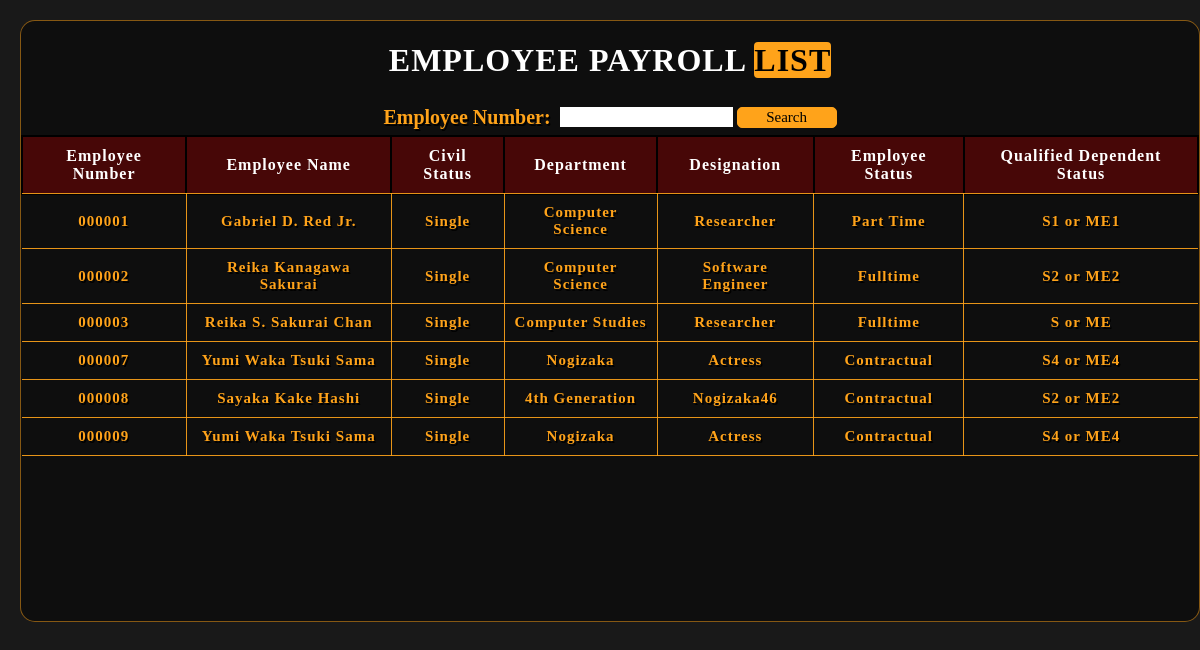
Screenshot of /payrolltable.php with the database file from the repository.
### tables this page shows
CREATE TABLE `personal_info` (
  `emp_id` int(11) NOT NULL,
  `emp_num` varchar(50) NOT NULL,
  `fname` varchar(100) NOT NULL,
  `mname` varchar(50) NOT NULL,
  `lname` varchar(50) NOT NULL,
  `suffix` varchar(20) NOT NULL,
  `bday` date NOT NULL,
  `gender` varchar(20) NOT NULL,
  `nation` varchar(30) NOT NULL,
  `civil` varchar(30) NOT NULL,
  `department` varchar(50) NOT NULL,
  `designation` varchar(50) NOT NULL,
  `quadep` varchar(10) NOT NULL,
  `empstatus` varchar(20) NOT NULL,
  `pdate` date NOT NULL,
  `contactnum` varchar(30) NOT NULL,
  `email` varchar(100) NOT NULL,
  `othsoc` varchar(100) NOT NULL,
  `idnum` varchar(100) NOT NULL,
  `addline1` text NOT NULL,
  `addline2` text NOT NULL,
  `municipality` varchar(100) NOT NULL,
  `country` varchar(30) NOT NULL,
  `sprovince` varchar(100) NOT NULL,
  `zip` int(11) NOT NULL,
  `picpath` text NOT NULL,
  `picfilename` mediumtext NOT NULL
);

### payrolltable.php (the view, shortened to what this page needs)
<?php
	$con = OpenCon();
	if(isset($_GET['empnum'])){
		$emp=$_GET['empnum'];
		$sql = "select emp_id,emp_num,fname,mname,lname,suffix,civil,department,designation,empstatus,quadep from personal_info where emp_num='$emp'";
		$result = mysqli_query($con, $sql);
	}
	else{
		$sql = "select emp_id,emp_num,fname,mname,lname,suffix,civil,department,designation,empstatus,quadep from personal_info;";
		$result = mysqli_query($con, $sql);
	}
?>
<!DOCTYPE html>
<html>
	<head>
		<link href="styles/tablestyle.css?v=<?php echo time(); ?>" rel="stylesheet" type="text/css" />
	</head>
	<body></br></br></br>
			<div id="main">
			<h1>EMPLOYEE PAYROLL <span>LIST</span></h1>
			<div class="sea">
			<form method="POST">
			<label for="search" class="lp">Employee Number:</label>
			<input type="text" name="empsearch" id="empsearch" class="ttbox" value="">
			<input type="submit" name="ser" id="ser" class="arbut" value="Search"></div>
			<table>
				<thead>
				<tr>
					<th>Employee Number</th>
					<th>Employee Name</th>
					<th>Civil Status</th>
					<th>Department</th>
					<th>Designation</th>
					<th>Employee Status</th>
					<th>Qualified Dependent Status</th>
				<tr>
				<thead>
					<?php  if(mysqli_num_rows($result)>0){
							while($row = mysqli_fetch_assoc($result)){
					?>
				<tbody>
								<tr row_id="<?php echo $row['emp_id']; ?>">
									<td style="border-left:none;"><?php echo $row['emp_num']; ?></td>
									<td><?php echo $row['fname']; ?> <?php echo $row['mname']; ?> <?php echo $row['lname']; ?> <?php echo $row['suffix'];?></td>
									<td><?php echo $row['civil']; ?></td>
									<td><?php echo $row['department']; ?></td>
									<td><?php echo $row['designation']; ?></td>
									<td><?php echo $row['empstatus']; ?></td>
									<td style="border-right:none;"><?php echo $row['quadep']; ?></td>
								</tr>
				</tbody>
					<?php
						}
					}
					else {
							echo "<script> alert('No Results!'); </script>";
						}
				  	?>
			</table>
			</div>
	</body>
</html>

### styles/tablestyle.css (style rules this page uses)
body { background: rgba(0,0,0,0.9)url('/Doctor/img/nxp.jpg'); background-size:cover; background-blend-mode: darken; display: flex; width: auto; margin: 0; padding: 0; padding-top: 20px; padding-left: 20px; }
#main { background: rgba(12,12,12,0.8); background-blend-mode: darken; border: 1px solid rgba(255,163,26,0.5); border-radius: 15px; display: flex; flex-direction: column; align-items: center; height: 600px; }
table { position: relative; border-collapse: collapse; padding: 10px; margin-bottom: 30px; font-family: calibri; letter-spacing: 1px; }
thead th { background: rgba(128,0,0,0.5); background-blend-mode: darken; border: 2px solid black; margin: 2px; padding: 10px; color: white; letter-spacing: 1px; }
tbody td { cursor: pointer; padding: 10px; margin: 5px; text-align: center; color: #ffa31a; font-size: 15px; border: 1px solid rgba(255,163,26,0.9); font-weight: bold; text-shadow: -1px -1px 0 #000, 1px -1px 0 #000, -1px 1px 0 #000, 1px 1px 0 #000; text-shadow: 1.5px 1.5px #000000; }
h1 { position: relative; color: white; font-family: calibri; letter-spacing: 1px; border-top-right-radius: 15px; border-top-left-radius: 15px; }
span { color: black; background-color: #ffa31a; background-repeat: no-repeat; background-size: 1px 1px; border-radius: 4px; }
.ttbox { position: relative; padding: 5px; color: black; width: 163px; height: 10px; font-weight: bold; border: none; text-align: left; bottom: 2px; }
.sea { padding: 5px 5px 5px 5px; }
.lp { position: relative; font-family: calibri; font-weight: bold; font-size: 20px; color: #ffa31a; padding-right: 5px; text-shadow: -1px -1px 0 #000, 1px -1px 0 #000, -1px 1px 0 #000, 1px 1px 0 #000; text-shadow: 1.5px 1.5px #000000; }
.arbut { position: relative; background-color: #ffa31a; font-family: Poppins; font-size: 15px; font-weight: 400; cursor: pointer; border-radius: 5px; color: black; width: 100px; border: 1px solid #ffa31a; bottom: 2px; text-decoration: none; }

### rows the page displays
personal_info: emp_num "000001", fname "Gabriel", mname "D.", lname "Red", suffix "Jr.", civil "Single", department "Computer Science", designation "Researcher", empstatus "Part Time", quadep "S1 or ME1"
personal_info: emp_num "000002", fname "Reika", mname "Kanagawa", lname "Sakurai", civil "Single", department "Computer Science", designation "Software Engineer", empstatus "Fulltime", quadep "S2 or ME2"
personal_info: emp_num "000003", fname "Reika", mname "S.", lname "Sakurai", suffix "Chan", civil "Single", department "Computer Studies", designation "Researcher", empstatus "Fulltime", quadep "S or ME"
personal_info: emp_num "000007", fname "Yumi", mname "Waka", lname "Tsuki", suffix "Sama", civil "Single", department "Nogizaka", designation "Actress", empstatus "Contractual", quadep "S4 or ME4"
personal_info: emp_num "000008", fname "Sayaka", mname "Kake", lname "Hashi", civil "Single", department "4th Generation", designation "Nogizaka46", empstatus "Contractual", quadep "S2 or ME2"
personal_info: emp_num "000009", fname "Yumi", mname "Waka", lname "Tsuki", suffix "Sama", civil "Single", department "Nogizaka", designation "Actress", empstatus "Contractual", quadep "S4 or ME4"
